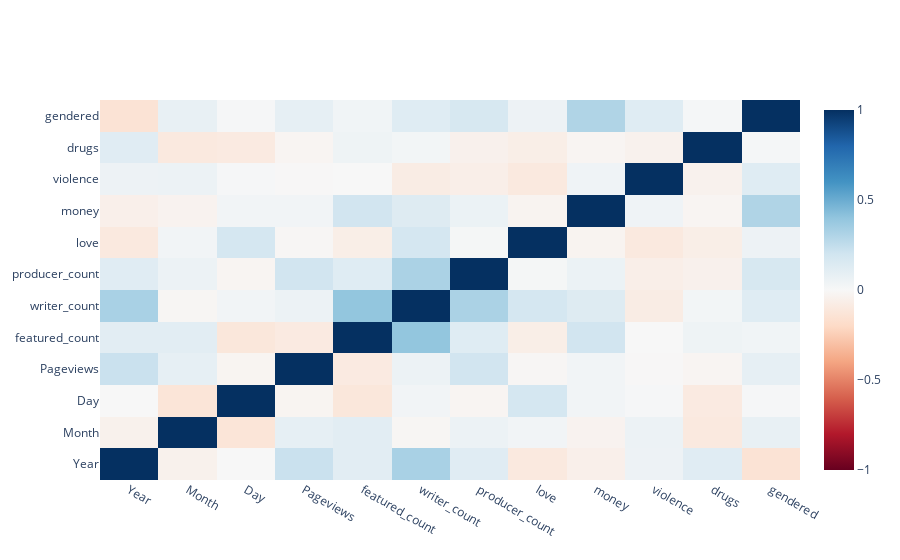

Write notebook code for a chart like this one.
### Markdown cell above
### try to get some correlations

### Code cell
import plotly.io as pio
import plotly.express as px
import plotly.graph_objects as go

pio.templates.default = "plotly_white"

to_corr = ['Year', 'Month', 'Day', 'Pageviews', 'featured_count', 'writer_count',
          'producer_count', 'love', 'money', 'violence', 'drugs', 'gendered']

corr = df[to_corr].corr()

corr_map = go.Heatmap(
    z = corr,
    x=corr.columns,
    y=corr.columns,
    colorscale=px.colors.diverging.RdBu,
    zmin=-1,
    zmax=1
)

fig = go.Figure()
fig.add_trace(corr_map)
fig.show()

### Figure 1 — Plotly figure (JSON) as saved in the notebook; plotly's stock layout.template omitted (floating-point values rounded to 4 significant figures; data arrays with more than 128 entries replaced by an {"elided": "..."} marker saying what was removed)
{"data": [{"colorscale": [[0, "rgb(103,0,31)"], [0.1, "rgb(178,24,43)"], [0.2, "rgb(214,96,77)"], [0.3, "rgb(244,165,130)"], [0.4, "rgb(253,219,199)"], [0.5, "rgb(247,247,247)"], [0.6, "rgb(209,229,240)"], [0.7, "rgb(146,197,222)"], [0.8, "rgb(67,147,195)"], [0.9, "rgb(33,102,172)"], [1, "rgb(5,48,97)"]], "type": "heatmap", "x": ["Year", "Month", "Day", "Pageviews", "featured_count", "writer_count", "producer_count", "love", "money", "violence", "drugs", "gendered"], "y": ["Year", "Month", "Day", "Pageviews", "featured_count", "writer_count", "producer_count", "love", "money", "violence", "drugs", "gendered"], "z": {"elided": "12x12 float values"}, "zmax": 1, "zmin": -1}], "layout": {"autosize": true, "xaxis": {"autorange": true, "range": [-0.5, 11.5], "type": "category"}, "yaxis": {"autorange": true, "range": [-0.5, 11.5], "type": "category"}}}
